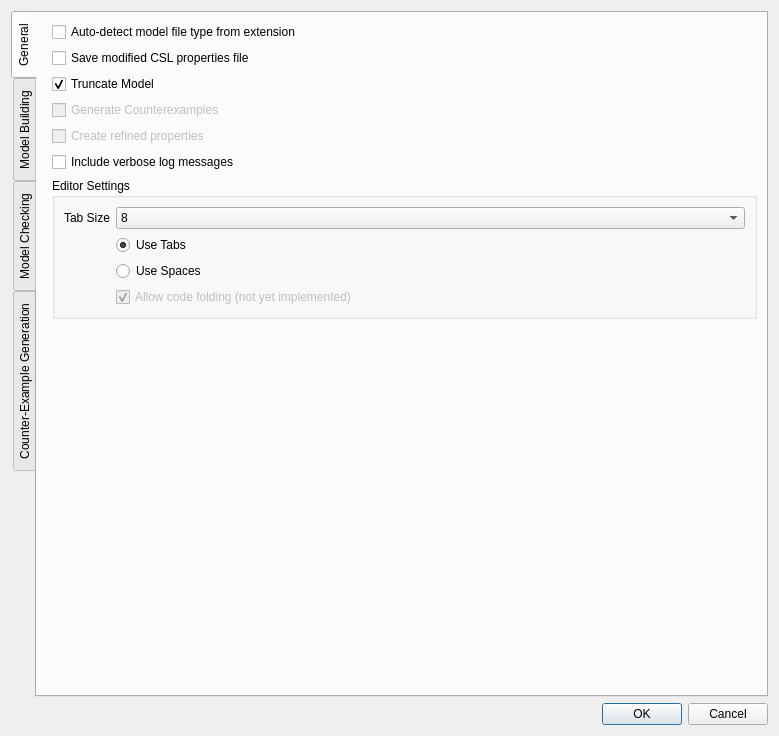
<?xml version="1.0" encoding="UTF-8"?>
<ui version="4.0">
 <class>Preferences</class>
 <widget class="QDialog" name="Preferences">
  <property name="geometry">
   <rect>
    <x>0</x>
    <y>0</y>
    <width>779</width>
    <height>736</height>
   </rect>
  </property>
  <property name="windowTitle">
   <string>STAMINA Preferences</string>
  </property>
  <layout class="QVBoxLayout" name="verticalLayout">
   <item>
    <widget class="QTabWidget" name="prefTabs">
     <property name="focusPolicy">
      <enum>Qt::WheelFocus</enum>
     </property>
     <property name="tabPosition">
      <enum>QTabWidget::West</enum>
     </property>
     <property name="tabShape">
      <enum>QTabWidget::Rounded</enum>
     </property>
     <property name="currentIndex">
      <number>0</number>
     </property>
     <property name="tabsClosable">
      <bool>false</bool>
     </property>
     <widget class="QWidget" name="tab">
      <attribute name="title">
       <string>General</string>
      </attribute>
      <layout class="QFormLayout" name="formLayout">
       <item row="0" column="1">
        <widget class="QCheckBox" name="modelFileTypeAutoDetect">
         <property name="text">
          <string>Auto-detect model file type from extension</string>
         </property>
        </widget>
       </item>
       <item row="1" column="1">
        <widget class="QCheckBox" name="saveModifiedCSL">
         <property name="text">
          <string>Save modified CSL properties file</string>
         </property>
        </widget>
       </item>
       <item row="2" column="1">
        <widget class="QCheckBox" name="truncateModel">
         <property name="text">
          <string>Truncate Model</string>
         </property>
         <property name="checked">
          <bool>true</bool>
         </property>
        </widget>
       </item>
       <item row="3" column="1">
        <widget class="QCheckBox" name="genCounterexamples">
         <property name="enabled">
          <bool>false</bool>
         </property>
         <property name="text">
          <string>Generate Counterexamples</string>
         </property>
         <property name="checked">
          <bool>false</bool>
         </property>
        </widget>
       </item>
       <item row="4" column="1">
        <widget class="QCheckBox" name="createRefinedProperties">
         <property name="enabled">
          <bool>false</bool>
         </property>
         <property name="text">
          <string>Create refined properties</string>
         </property>
         <property name="checkable">
          <bool>true</bool>
         </property>
        </widget>
       </item>
       <item row="5" column="1">
        <widget class="QCheckBox" name="verboseLog">
         <property name="text">
          <string>Include verbose log messages</string>
         </property>
        </widget>
       </item>
       <item row="8" column="1">
        <spacer name="verticalSpacer_3">
         <property name="orientation">
          <enum>Qt::Vertical</enum>
         </property>
         <property name="sizeHint" stdset="0">
          <size>
           <width>20</width>
           <height>40</height>
          </size>
         </property>
        </spacer>
       </item>
       <item row="6" column="1">
        <widget class="QGroupBox" name="groupBox_2">
         <property name="title">
          <string>Editor Settings</string>
         </property>
         <layout class="QFormLayout" name="formLayout_5">
          <item row="4" column="1">
           <widget class="QRadioButton" name="useTabs">
            <property name="text">
             <string>Use Tabs</string>
            </property>
            <property name="checked">
             <bool>true</bool>
            </property>
           </widget>
          </item>
          <item row="5" column="1">
           <widget class="QRadioButton" name="useSpaces">
            <property name="text">
             <string>Use Spaces</string>
            </property>
           </widget>
          </item>
          <item row="2" column="1">
           <widget class="KComboBox" name="tabSize">
            <item>
             <property name="text">
              <string>8</string>
             </property>
            </item>
            <item>
             <property name="text">
              <string>4</string>
             </property>
            </item>
            <item>
             <property name="text">
              <string>2</string>
             </property>
            </item>
           </widget>
          </item>
          <item row="2" column="0">
           <widget class="QLabel" name="label_12">
            <property name="text">
             <string>Tab Size</string>
            </property>
           </widget>
          </item>
          <item row="6" column="1">
           <widget class="QCheckBox" name="allowCodeFolding">
            <property name="enabled">
             <bool>false</bool>
            </property>
            <property name="text">
             <string>Allow code folding (not yet implemented)</string>
            </property>
            <property name="checked">
             <bool>true</bool>
            </property>
           </widget>
          </item>
         </layout>
        </widget>
       </item>
      </layout>
     </widget>
     <widget class="QWidget" name="tab_2">
      <attribute name="title">
       <string>Model Building</string>
      </attribute>
      <layout class="QFormLayout" name="formLayout_2">
       <item row="0" column="0">
        <widget class="QLabel" name="kappaLabel">
         <property name="text">
          <string>Kappa</string>
         </property>
        </widget>
       </item>
       <item row="2" column="0">
        <widget class="QLabel" name="label_2">
         <property name="text">
          <string>Kappa Reduction Factor</string>
         </property>
        </widget>
       </item>
       <item row="4" column="0">
        <widget class="QLabel" name="label_5">
         <property name="text">
          <string>Window</string>
         </property>
        </widget>
       </item>
       <item row="7" column="0">
        <widget class="QLabel" name="label_3">
         <property name="text">
          <string>Maximum Iterations</string>
         </property>
        </widget>
       </item>
       <item row="9" column="0">
        <widget class="QLabel" name="label_4">
         <property name="text">
          <string>Maximum Approximation Iterations</string>
         </property>
        </widget>
       </item>
       <item row="12" column="0">
        <widget class="QLabel" name="label_6">
         <property name="enabled">
          <bool>false</bool>
         </property>
         <property name="text">
          <string>File to export transitions to</string>
         </property>
        </widget>
       </item>
       <item row="15" column="0">
        <widget class="QLabel" name="label_7">
         <property name="enabled">
          <bool>false</bool>
         </property>
         <property name="text">
          <string>File to export perimeter states to</string>
         </property>
        </widget>
       </item>
       <item row="0" column="1">
        <widget class="QLineEdit" name="kappa">
         <property name="text">
          <string>1</string>
         </property>
        </widget>
       </item>
       <item row="2" column="1">
        <widget class="QLineEdit" name="rKappa">
         <property name="text">
          <string>1.25</string>
         </property>
        </widget>
       </item>
       <item row="4" column="1">
        <widget class="QLineEdit" name="w">
         <property name="text">
          <string>1e-3</string>
         </property>
        </widget>
       </item>
       <item row="5" column="1">
        <widget class="QCheckBox" name="earlyTerminationProperty">
         <property name="text">
          <string>Early Termination Using Property</string>
         </property>
        </widget>
       </item>
       <item row="7" column="1">
        <widget class="QLineEdit" name="maxIterations">
         <property name="text">
          <string>1000</string>
         </property>
        </widget>
       </item>
       <item row="9" column="1">
        <widget class="QLineEdit" name="maxApproxIterations">
         <property name="text">
          <string>10</string>
         </property>
        </widget>
       </item>
       <item row="11" column="1">
        <widget class="QCheckBox" name="traExport">
         <property name="enabled">
          <bool>false</bool>
         </property>
         <property name="text">
          <string>Export Transitions</string>
         </property>
        </widget>
       </item>
       <item row="12" column="1">
        <layout class="QHBoxLayout" name="horizontalLayout">
         <item>
          <widget class="QLineEdit" name="traFilePath">
           <property name="enabled">
            <bool>false</bool>
           </property>
          </widget>
         </item>
         <item>
          <widget class="QPushButton" name="traBrowse">
           <property name="enabled">
            <bool>false</bool>
           </property>
           <property name="maximumSize">
            <size>
             <width>100</width>
             <height>16777215</height>
            </size>
           </property>
           <property name="text">
            <string/>
           </property>
           <property name="icon">
            <iconset theme="folder-open">
             <normaloff>.</normaloff>.</iconset>
           </property>
          </widget>
         </item>
        </layout>
       </item>
       <item row="15" column="1">
        <layout class="QHBoxLayout" name="horizontalLayout_2">
         <item>
          <widget class="QLineEdit" name="perimPath">
           <property name="enabled">
            <bool>false</bool>
           </property>
          </widget>
         </item>
         <item>
          <widget class="QPushButton" name="perimBrowse">
           <property name="enabled">
            <bool>false</bool>
           </property>
           <property name="maximumSize">
            <size>
             <width>100</width>
             <height>16777215</height>
            </size>
           </property>
           <property name="text">
            <string/>
           </property>
           <property name="icon">
            <iconset theme="folder-open">
             <normaloff>.</normaloff>.</iconset>
           </property>
          </widget>
         </item>
        </layout>
       </item>
       <item row="17" column="1">
        <widget class="QGroupBox" name="groupBox">
         <property name="title">
          <string>Truncation Method</string>
         </property>
         <layout class="QVBoxLayout" name="verticalLayout_3">
          <item>
           <widget class="QRadioButton" name="reExploring">
            <property name="text">
             <string>Re-exploring</string>
            </property>
           </widget>
          </item>
          <item>
           <widget class="QRadioButton" name="iterative">
            <property name="text">
             <string>Iterative</string>
            </property>
            <property name="checked">
             <bool>true</bool>
            </property>
           </widget>
          </item>
          <item>
           <widget class="QRadioButton" name="priority">
            <property name="text">
             <string>Priority</string>
            </property>
           </widget>
          </item>
          <item>
           <widget class="QRadioButton" name="heuristic">
            <property name="enabled">
             <bool>false</bool>
            </property>
            <property name="text">
             <string>Heuristic</string>
            </property>
           </widget>
          </item>
          <item>
           <widget class="QRadioButton" name="priorityHeuristic">
            <property name="enabled">
             <bool>false</bool>
            </property>
            <property name="text">
             <string>Priority Heuristic</string>
            </property>
           </widget>
          </item>
         </layout>
        </widget>
       </item>
       <item row="18" column="1">
        <spacer name="verticalSpacer_4">
         <property name="orientation">
          <enum>Qt::Vertical</enum>
         </property>
         <property name="sizeHint" stdset="0">
          <size>
           <width>20</width>
           <height>40</height>
          </size>
         </property>
        </spacer>
       </item>
       <item row="14" column="1">
        <widget class="QCheckBox" name="exportPerimeterStates">
         <property name="enabled">
          <bool>false</bool>
         </property>
         <property name="text">
          <string>Export Perimeter States</string>
         </property>
        </widget>
       </item>
       <item row="16" column="1">
        <widget class="QSpinBox" name="numberThreads">
         <property name="enabled">
          <bool>false</bool>
         </property>
         <property name="minimum">
          <number>1</number>
         </property>
        </widget>
       </item>
       <item row="16" column="0">
        <widget class="QLabel" name="nThreadsLabel">
         <property name="enabled">
          <bool>false</bool>
         </property>
         <property name="text">
          <string>Number of threads to use</string>
         </property>
        </widget>
       </item>
      </layout>
     </widget>
     <widget class="QWidget" name="tab_3">
      <attribute name="title">
       <string>Model Checking</string>
      </attribute>
      <layout class="QFormLayout" name="formLayout_3">
       <item row="0" column="0">
        <widget class="QCheckBox" name="useSylvan">
         <property name="enabled">
          <bool>false</bool>
         </property>
         <property name="text">
          <string>Use Sylvan Library</string>
         </property>
         <property name="checked">
          <bool>true</bool>
         </property>
        </widget>
       </item>
       <item row="1" column="0">
        <widget class="QCheckBox" name="useCudd">
         <property name="enabled">
          <bool>false</bool>
         </property>
         <property name="text">
          <string>Use CUDD Library</string>
         </property>
         <property name="checked">
          <bool>true</bool>
         </property>
        </widget>
       </item>
       <item row="2" column="0">
        <widget class="QLabel" name="label_11">
         <property name="enabled">
          <bool>false</bool>
         </property>
         <property name="text">
          <string>CUDD Memory Limit</string>
         </property>
        </widget>
       </item>
       <item row="2" column="1">
        <widget class="QLineEdit" name="cuddMemoryLimit">
         <property name="enabled">
          <bool>false</bool>
         </property>
         <property name="text">
          <string>2G</string>
         </property>
        </widget>
       </item>
       <item row="3" column="0" colspan="2">
        <widget class="QCheckBox" name="stormVerboseLog">
         <property name="enabled">
          <bool>false</bool>
         </property>
         <property name="text">
          <string>STORM Verbose log</string>
         </property>
        </widget>
       </item>
       <item row="4" column="0">
        <spacer name="verticalSpacer">
         <property name="orientation">
          <enum>Qt::Vertical</enum>
         </property>
         <property name="sizeHint" stdset="0">
          <size>
           <width>20</width>
           <height>40</height>
          </size>
         </property>
        </spacer>
       </item>
      </layout>
     </widget>
     <widget class="QWidget" name="tab_4">
      <property name="enabled">
       <bool>false</bool>
      </property>
      <attribute name="title">
       <string>Counter-Example Generation</string>
      </attribute>
      <layout class="QFormLayout" name="formLayout_4">
       <item row="0" column="0">
        <widget class="QLabel" name="label_8">
         <property name="text">
          <string>Maximum distance to explore</string>
         </property>
        </widget>
       </item>
       <item row="0" column="1">
        <widget class="QLineEdit" name="lineEdit_7">
         <property name="text">
          <string>1000000</string>
         </property>
        </widget>
       </item>
       <item row="1" column="1">
        <widget class="QCheckBox" name="checkBox_12">
         <property name="text">
          <string>Use scaffolding method to create additional counterexamples</string>
         </property>
        </widget>
       </item>
       <item row="2" column="0">
        <widget class="QLabel" name="label_9">
         <property name="text">
          <string>Maximum number of scaffolds to create</string>
         </property>
        </widget>
       </item>
       <item row="2" column="1">
        <widget class="QLineEdit" name="lineEdit_8">
         <property name="text">
          <string>10000</string>
         </property>
        </widget>
       </item>
       <item row="3" column="0">
        <widget class="QLabel" name="label_10">
         <property name="text">
          <string>Number of counterexamples to generate</string>
         </property>
        </widget>
       </item>
       <item row="3" column="1">
        <widget class="QLineEdit" name="lineEdit_9">
         <property name="text">
          <string>0</string>
         </property>
        </widget>
       </item>
       <item row="4" column="1">
        <spacer name="verticalSpacer_2">
         <property name="orientation">
          <enum>Qt::Vertical</enum>
         </property>
         <property name="sizeHint" stdset="0">
          <size>
           <width>20</width>
           <height>40</height>
          </size>
         </property>
        </spacer>
       </item>
      </layout>
     </widget>
    </widget>
   </item>
   <item>
    <widget class="QDialogButtonBox" name="buttonBox">
     <property name="orientation">
      <enum>Qt::Horizontal</enum>
     </property>
     <property name="standardButtons">
      <set>QDialogButtonBox::Cancel|QDialogButtonBox::Ok</set>
     </property>
    </widget>
   </item>
  </layout>
 </widget>
 <customwidgets>
  <customwidget>
   <class>KComboBox</class>
   <extends>QComboBox</extends>
   <header>kcombobox.h</header>
  </customwidget>
 </customwidgets>
 <resources>
  <include location="../resources.qrc"/>
 </resources>
 <connections>
  <connection>
   <sender>buttonBox</sender>
   <signal>accepted()</signal>
   <receiver>Preferences</receiver>
   <slot>accept()</slot>
   <hints>
    <hint type="sourcelabel">
     <x>248</x>
     <y>254</y>
    </hint>
    <hint type="destinationlabel">
     <x>157</x>
     <y>274</y>
    </hint>
   </hints>
  </connection>
  <connection>
   <sender>buttonBox</sender>
   <signal>rejected()</signal>
   <receiver>Preferences</receiver>
   <slot>reject()</slot>
   <hints>
    <hint type="sourcelabel">
     <x>316</x>
     <y>260</y>
    </hint>
    <hint type="destinationlabel">
     <x>286</x>
     <y>274</y>
    </hint>
   </hints>
  </connection>
 </connections>
</ui>
